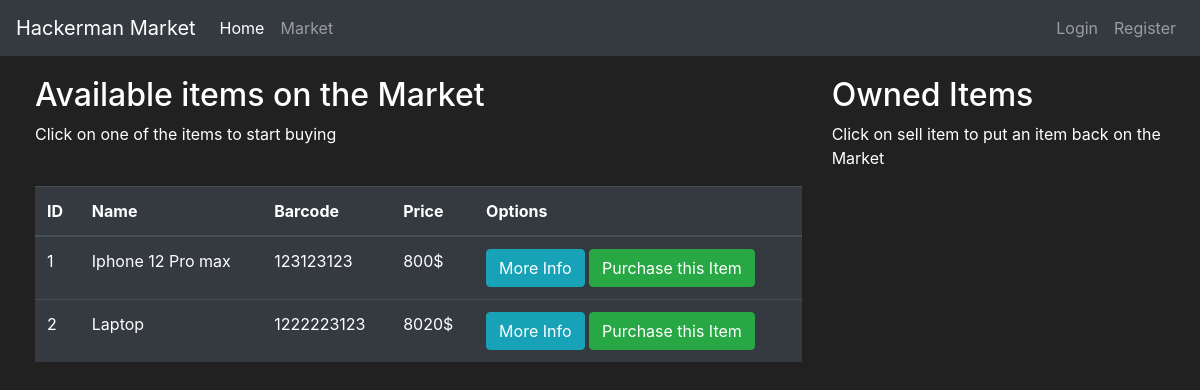
The app's page /market (signed in) with its own data.
### market/models.py (models this page shows, shortened)
class Item(db.Model):
    id = db.Column(db.Integer(), primary_key=True)
    name = db.Column(db.String(length=30), nullable=False, unique=True)
    price = db.Column(db.Integer(), nullable=False)
    barcode = db.Column(db.String(length=12), nullable=False, unique=True)
    description = db.Column(db.String(length=1024), nullable=False, unique=True)
    owner = db.Column(db.Integer(), db.ForeignKey('user.id'))

### market/routes.py (the view, shortened to what this page needs)
@app.route('/market', methods=['POST', 'GET'])
@login_required
def market_page():
    purchase_form = PurchaseItemForm()
    selling_form = SellItemForm()
    if request.method == "GET":
        items = Item.query.filter_by(owner=None)
        owned_items = Item.query.filter_by(owner=current_user.id)
        return render_template("market.html", items=items, purchase_form=purchase_form, owned_items=owned_items, selling_form=selling_form)

### market/models.py (called while the page is built)
@login_manager.user_loader
def load_user(user_id):
    return User.query.get(int(user_id))

### market/templates/market.html (shortened to what this page needs)
{% extends "layout.html" %}
{% block body%}
<div class="row" style="margin-top:20px; margin-left:20px">
    <div class="col-8">
        <h2>Available items on the Market</h2>
        <p>Click on one of the items to start buying</p>
        <br>
       <table class="table table-hover table-dark">
          <thead>
             <tr>
                <th scope="col">ID</th>
                <th scope="col">Name</th>
                <th scope="col">Barcode</th>
                <th scope="col">Price</th>
                <th scope="col">Options</th>
             </tr>
          </thead>
          <tbody>
             {% for item in items %}
             <tr>
                <td>{{ item.id }}</td>
                <td>{{ item.name }}</td>
                <td>{{ item.barcode }}</td>
                <td>{{ item.price }}$</td>
                <td>
                   <button class="btn btn-outline btn-info" data-toggle="modal" data-target="#Modal-MoreInfo-{{ item.id }}">More Info</button>
                   <button class="btn btn-outline btn-success" data-toggle="modal" data-target="#Modal-PurchaseConfirm-{{ item.id }}">Purchase this Item</button>
                </td>
             </tr>
             {% endfor %}
          </tbody>
       </table>
    </div>
    <div class="col-4">
         <h2>Owned Items</h2>
         <p>Click on sell item to put an item back on the Market</p>
         <br>
    </div>
 </div>
{% endblock %}

### market/templates/layout.html (style rules this page uses)
body { background-color: #212121; color: white }

### records on screen
Item: id "1", name "Iphone 12 Pro max", barcode "123123123", price "800"
Item: id "2", name "Laptop", barcode "1222223123", price "8020"
